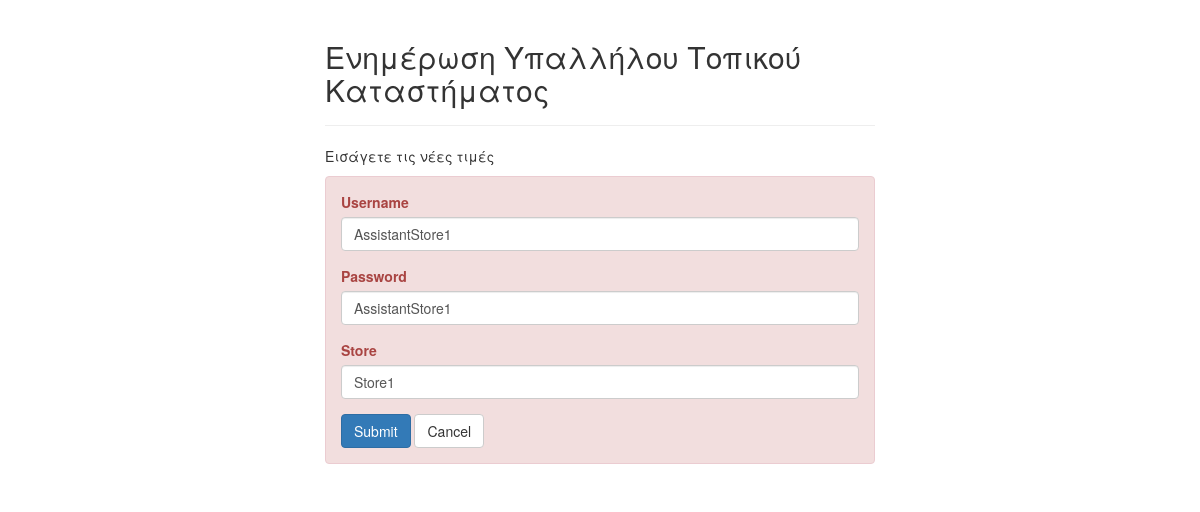
The page /code/php/update_assistant_store.php?Username=AssistantStore1 (signed in) on the database its author committed.
### tables this page shows
CREATE TABLE `AssistantStore` (
  `Username` varchar(255) NOT NULL,
  `Password` varchar(255) NOT NULL,
  `Store` varchar(255) NOT NULL
);

### code/php/update_assistant_store.php (the view, shortened to what this page needs)
<?php
    $UsernameErr = $PasswordErr = $StoreErr = $GenErr = "";
if (isset($_GET["Username"]))
{
    $link = mysqli_connect("localhost", "root", "root") or die(mysql_error());
        mysqli_select_db($link,"project") or die("No connection to Database");
        $sql = "SET character_set_results = 'utf8', character_set_client = 'utf8', character_set_connection = 'utf8', character_set_database = 'utf8', character_set_server = 'utf8'";
        mysqli_query($link,$sql) or die('No charset in Database');
        $Username = $_GET['Username'];
        $mysql = "SELECT * FROM AssistantStore WHERE Username='".$Username."'";
                    if($result = mysqli_query($link, $mysql)){
                        if(mysqli_num_rows($result) > 0){
                            while($row = mysqli_fetch_array($result)){
                            $Username=$row['Username'];
                            $Password=$row['Password'];
                            $Store=$row['Store'];}
                        }
}
}
?>
<!DOCTYPE html>
<html lang="en">
<head>
    <link rel="stylesheet" href="https://maxcdn.bootstrapcdn.com/bootstrap/3.3.7/css/bootstrap.css">
</head>
<body>
    <div class="wrapper">
        <div class="container-fluid">
            <div class="row">
                <div class="col-md-12">
                    <div class="page-header">
                        <h2>Ενημέρωση Υπαλλήλου Τοπικού Καταστήματος</h2>
                    </div>
                    <p>Εισάγετε τις νέες τιμές</p>
                    <form action="<?php echo htmlspecialchars(basename($_SERVER['REQUEST_URI'])); ?>" method="post">
                            <div class="alert alert-danger fade in">
                        <div class="form-group <?php echo (!empty($UsernameErr)) ? 'has-error' : ''; ?>">
                            <label>Username</label>
                            <input type="text" name="Username" class="form-control" value="<?php echo $Username; ?>">
                        </div>
                        <div class="form-group <?php echo (!empty($PasswordErr)) ? 'has-error' : ''; ?>">
                            <label>Password</label>
                            <input type="text" name="Password" class="form-control" value="<?php echo $Password; ?>">
                        </div>
                        <div class="form-group <?php echo (!empty($StoreErr)) ? 'has-error' : ''; ?>">
                            <label>Store</label>
                            <input type="text" name="Store" class="form-control" value="<?php echo $Store; ?>">
                        </div>
                        <input type="submit" class="btn btn-primary" value="Submit">
                        <a href="../admin_assistant_store.php" class="btn btn-default">Cancel</a>
                    </div>
                    </form>
                </div>
            </div>
        </div>
    </div>
</body>
</html>

### code/php/update_assistant_store.php (style rules this page uses)
.wrapper { width: 580px; margin: 0 auto; }

### rows shown on the page
assistantstore: Username "AssistantStore1", Password "AssistantStore1", Store "Store1"
